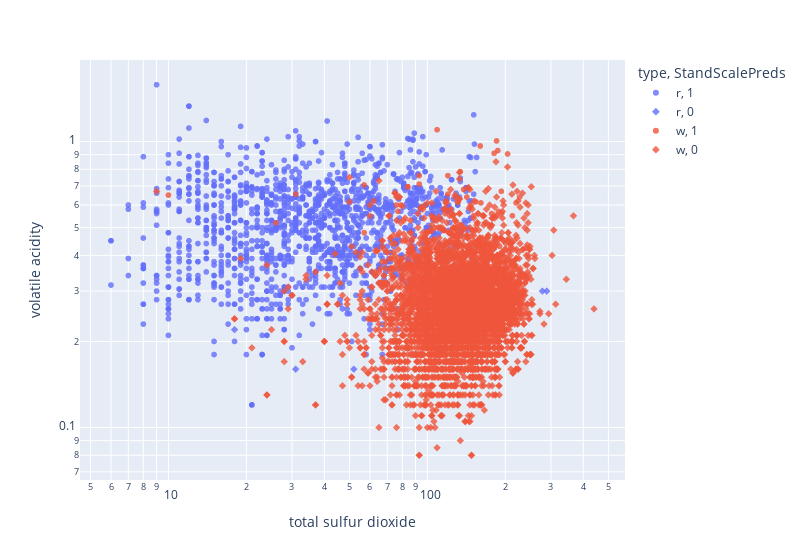

The cell this chart's notebook holds for it:
### Code cell
# total sulfur dioxide and volatile acidity also show separation

# correct combos: r, 1 = purple circle and w, 0 = orange diamond

fig = px.scatter(
    combined_withtypes,
    x="total sulfur dioxide",
    y="volatile acidity",
    color="type",
    symbol="StandScalePreds",
    width=800,
    log_x=True,
    log_y=True,
    opacity=0.8
)
#fig.update_layout(legend=dict(x=0, y=1))
fig.show()

### Figure 1 — Plotly figure (JSON) as saved in the notebook; plotly's stock layout.template omitted (floating-point values rounded to 4 significant figures; data arrays with more than 128 entries replaced by an {"elided": "..."} marker saying what was removed)
{"data": [{"hovertemplate": "type=r<br>StandScalePreds=1<br>total sulfur dioxide=%{x}<br>volatile acidity=%{y}<extra></extra>", "legendgroup": "r, 1", "marker": {"color": "#636efa", "opacity": 0.8, "symbol": "circle"}, "mode": "markers", "name": "r, 1", "showlegend": true, "type": "scattergl", "x": {"elided": "1575 float values"}, "xaxis": "x", "y": {"elided": "1575 float values"}, "yaxis": "y"}, {"hovertemplate": "type=r<br>StandScalePreds=0<br>total sulfur dioxide=%{x}<br>volatile acidity=%{y}<extra></extra>", "legendgroup": "r, 0", "marker": {"color": "#636efa", "opacity": 0.8, "symbol": "diamond"}, "mode": "markers", "name": "r, 0", "showlegend": true, "type": "scattergl", "x": [96, 165, 91, 149, 102, 148, 100, 100, 109, 109, 278, 289, 74, 80, 135, 88, 113, 160, 31, 111, 89, 18, 52, 92], "xaxis": "x", "y": [0.31, 0.21, 0.39, 0.39, 0.35, 0.42, 0.28, 0.28, 0.18, 0.18, 0.3, 0.3, 0.26, 0.4, 0.19, 0.18, 0.33, 0.29, 0.16, 0.48, 0.54, 0.22, 0.16, 0.31], "yaxis": "y"}, {"hovertemplate": "type=w<br>StandScalePreds=1<br>total sulfur dioxide=%{x}<br>volatile acidity=%{y}<extra></extra>", "legendgroup": "w, 1", "marker": {"color": "#EF553B", "opacity": 0.8, "symbol": "circle"}, "mode": "markers", "name": "w, 1", "showlegend": true, "type": "scattergl", "x": [103, 97, 76, 77, 142, 204, 151, 200, 135, 94, 177, 188, 193, 110, 110, 57, 227, 75, 77, 138, 26, 79, 220, 162, 116, 116, 62, 128, 161, 100, 213, 181, 142, 96, 93, 185, 190, 60, 93, 187, 115, 74, 184, 57, 210, 210, 117, 110, 154, 107, 91, 120, 160, 210, 31, 76, 90, 10, 98, 109, 69, 94, 140, 84, 84, 134, 120, 93], "xaxis": "x", "y": [0.485, 0.595, 0.23, 0.57, 0.64, 0.905, 0.55, 0.37, 0.51, 0.37, 0.56, 0.57, 0.67, 0.205, 0.205, 0.705, 0.64, 0.17, 0.47, 0.68, 0.52, 0.6, 0.61, 0.39, 0.49, 0.49, 0.62, 0.64, 0.61, 0.45, 0.55, 0.91, 0.36, 0.22, 0.71, 1.005, 0.43, 0.26, 0.76, 0.93, 0.49, 0.39, 0.46, 0.48, 0.44, 0.44, 0.56, 0.39, 0.615, 0.5, 0.23, 0.655, 0.965, 0.43, 0.655, 0.6, 0.39, 0.65, 0.37, 1.1, 0.38, 0.585, 0.36, 0.695, 0.695, 0.785, 0.76, 0.38], "yaxis": "y"}, {"hovertemplate": "type=w<br>StandScalePreds=0<br>total sulfur dioxide=%{x}<br>volatile acidity=%{y}<extra></extra>", "legendgroup": "w, 0", "marker": {"color": "#EF553B", "opacity": 0.8, "symbol": "diamond"}, "mode": "markers", "name": "w, 0", "showlegend": true, "type": "scattergl", "x": {"elided": "4830 float values"}, "xaxis": "x", "y": {"elided": "4830 float values"}, "yaxis": "y"}], "layout": {"legend": {"title": {"text": "type, StandScalePreds"}, "tracegroupgap": 0}, "margin": {"t": 60}, "width": 800, "xaxis": {"anchor": "y", "domain": [0, 1], "title": {"text": "total sulfur dioxide"}, "type": "log"}, "yaxis": {"anchor": "x", "domain": [0, 1], "title": {"text": "volatile acidity"}, "type": "log"}}}
